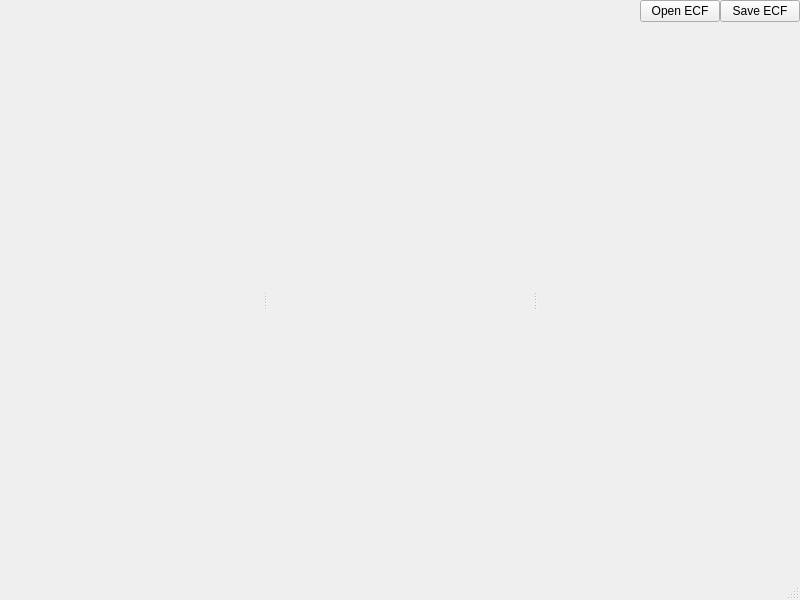
<?xml version="1.0" encoding="UTF-8"?>
<ui version="4.0">
 <class>espreso::WorkspaceWindow</class>
 <widget class="QMainWindow" name="espreso::WorkspaceWindow">
  <property name="geometry">
   <rect>
    <x>0</x>
    <y>0</y>
    <width>800</width>
    <height>600</height>
   </rect>
  </property>
  <property name="windowTitle">
   <string>ESPRESO</string>
  </property>
  <widget class="QWidget" name="centralwidget">
   <layout class="QVBoxLayout" name="verticalLayout">
    <property name="spacing">
     <number>0</number>
    </property>
    <property name="leftMargin">
     <number>0</number>
    </property>
    <property name="topMargin">
     <number>0</number>
    </property>
    <property name="rightMargin">
     <number>0</number>
    </property>
    <property name="bottomMargin">
     <number>0</number>
    </property>
    <item>
     <widget class="QWidget" name="top" native="true">
      <property name="sizePolicy">
       <sizepolicy hsizetype="Preferred" vsizetype="Fixed">
        <horstretch>0</horstretch>
        <verstretch>0</verstretch>
       </sizepolicy>
      </property>
      <layout class="QVBoxLayout" name="verticalLayout_2">
       <property name="spacing">
        <number>0</number>
       </property>
       <property name="leftMargin">
        <number>0</number>
       </property>
       <property name="topMargin">
        <number>0</number>
       </property>
       <property name="rightMargin">
        <number>0</number>
       </property>
       <property name="bottomMargin">
        <number>0</number>
       </property>
       <item>
        <widget class="QWidget" name="controls" native="true">
         <property name="sizePolicy">
          <sizepolicy hsizetype="Preferred" vsizetype="Fixed">
           <horstretch>0</horstretch>
           <verstretch>0</verstretch>
          </sizepolicy>
         </property>
         <layout class="QHBoxLayout" name="horizontalLayout_2">
          <property name="spacing">
           <number>0</number>
          </property>
          <property name="leftMargin">
           <number>0</number>
          </property>
          <property name="topMargin">
           <number>0</number>
          </property>
          <property name="rightMargin">
           <number>0</number>
          </property>
          <property name="bottomMargin">
           <number>0</number>
          </property>
          <item>
           <spacer name="horizontalSpacer">
            <property name="orientation">
             <enum>Qt::Horizontal</enum>
            </property>
            <property name="sizeHint" stdset="0">
             <size>
              <width>40</width>
              <height>20</height>
             </size>
            </property>
           </spacer>
          </item>
          <item>
           <widget class="QPushButton" name="btnOpen">
            <property name="sizePolicy">
             <sizepolicy hsizetype="Fixed" vsizetype="Fixed">
              <horstretch>0</horstretch>
              <verstretch>0</verstretch>
             </sizepolicy>
            </property>
            <property name="text">
             <string>Open ECF</string>
            </property>
           </widget>
          </item>
          <item>
           <widget class="QPushButton" name="btnSave">
            <property name="sizePolicy">
             <sizepolicy hsizetype="Fixed" vsizetype="Fixed">
              <horstretch>0</horstretch>
              <verstretch>0</verstretch>
             </sizepolicy>
            </property>
            <property name="text">
             <string>Save ECF</string>
            </property>
           </widget>
          </item>
         </layout>
        </widget>
       </item>
      </layout>
     </widget>
    </item>
    <item>
     <widget class="QWidget" name="middleWidget" native="true">
      <layout class="QHBoxLayout" name="horizontalLayout">
       <property name="spacing">
        <number>0</number>
       </property>
       <property name="leftMargin">
        <number>0</number>
       </property>
       <property name="topMargin">
        <number>0</number>
       </property>
       <property name="rightMargin">
        <number>0</number>
       </property>
       <property name="bottomMargin">
        <number>0</number>
       </property>
       <item>
        <widget class="QSplitter" name="splitter">
         <property name="orientation">
          <enum>Qt::Horizontal</enum>
         </property>
         <property name="handleWidth">
          <number>8</number>
         </property>
         <widget class="QWidget" name="left" native="true">
          <property name="sizePolicy">
           <sizepolicy hsizetype="Fixed" vsizetype="Preferred">
            <horstretch>0</horstretch>
            <verstretch>0</verstretch>
           </sizepolicy>
          </property>
          <layout class="QVBoxLayout" name="verticalLayout_3">
           <property name="spacing">
            <number>0</number>
           </property>
           <property name="leftMargin">
            <number>0</number>
           </property>
           <property name="topMargin">
            <number>0</number>
           </property>
           <property name="rightMargin">
            <number>0</number>
           </property>
           <property name="bottomMargin">
            <number>0</number>
           </property>
          </layout>
         </widget>
         <widget class="QWidget" name="center" native="true">
          <property name="sizePolicy">
           <sizepolicy hsizetype="Expanding" vsizetype="Preferred">
            <horstretch>0</horstretch>
            <verstretch>0</verstretch>
           </sizepolicy>
          </property>
          <layout class="QVBoxLayout" name="verticalLayout_4">
           <property name="spacing">
            <number>0</number>
           </property>
           <property name="leftMargin">
            <number>0</number>
           </property>
           <property name="topMargin">
            <number>0</number>
           </property>
           <property name="rightMargin">
            <number>0</number>
           </property>
           <property name="bottomMargin">
            <number>0</number>
           </property>
          </layout>
         </widget>
         <widget class="QWidget" name="right" native="true">
          <property name="sizePolicy">
           <sizepolicy hsizetype="Fixed" vsizetype="Preferred">
            <horstretch>0</horstretch>
            <verstretch>0</verstretch>
           </sizepolicy>
          </property>
          <layout class="QVBoxLayout" name="verticalLayout_5">
           <property name="spacing">
            <number>0</number>
           </property>
           <property name="leftMargin">
            <number>0</number>
           </property>
           <property name="topMargin">
            <number>0</number>
           </property>
           <property name="rightMargin">
            <number>0</number>
           </property>
           <property name="bottomMargin">
            <number>0</number>
           </property>
          </layout>
         </widget>
        </widget>
       </item>
      </layout>
     </widget>
    </item>
   </layout>
  </widget>
  <widget class="QMenuBar" name="menubar">
   <property name="geometry">
    <rect>
     <x>0</x>
     <y>0</y>
     <width>800</width>
     <height>22</height>
    </rect>
   </property>
  </widget>
  <widget class="QStatusBar" name="statusbar"/>
  <action name="actionOpen">
   <property name="text">
    <string>Open...</string>
   </property>
  </action>
 </widget>
 <resources/>
 <connections/>
</ui>
